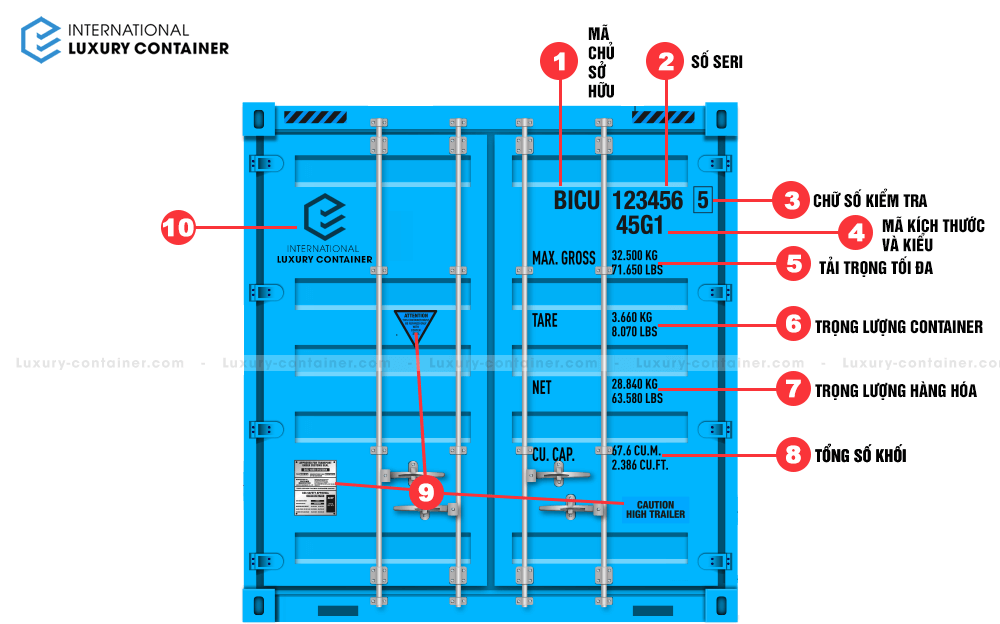
#> input picture ocr-tung/container1.png, 1000 x 624 px, found by its file name
$ jupyter execute --allow-errors pipeline.ipynb
#> lines starting #> are read from the running program, lines starting #| are printed output that depends on the picture
## KHỞI TẠO THƯ VIỆN

[cell 1]
import cv2
from google.colab.patches import cv2_imshow
import numpy as np
from keras.models import load_model
from tensorflow.keras.utils import img_to_array
from imutils import contours

##Load ảnh

[cell 2]
path = "drive/MyDrive/colab/"
img_path = path+ "image/container1.png"
img = cv2.imread(img_path)
#> img is the input picture: shape (624, 1000, 3); mean B, G, R 235.5, 211.3, 156.1
img = cv2.resize(img,(1000,500))
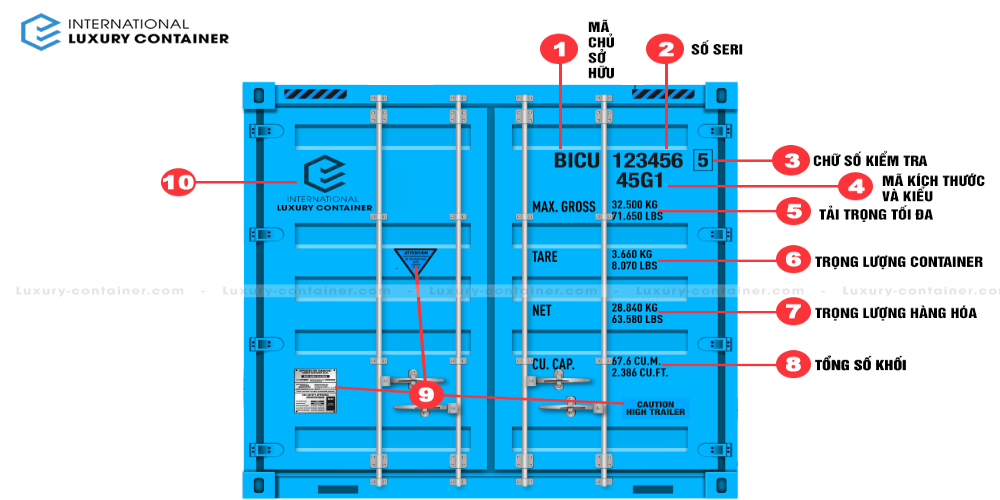
#> img: shape (500, 1000, 3); mean B, G, R 235.4, 211.3, 156.1
img = cv2.cvtColor(img, cv2.COLOR_BGR2RGB)
cv2_imshow(img)

##read pretrained yolo model

[cell 3]
classes_path = path + "yolo/yolov4.txt"
weights_path = path+ "yolo/yolov4.weights"
config_path = path + "yolo/yolov4.cfg"

def build_model(classes_path=classes_path, weights_path=weights_path, config_path=config_path):
    # read class names from text file
#> called with classes_path = 'drive/MyDrive/colab/yolo/yolov4.txt', weights_path = 'drive/MyDrive/colab/yolo/yolov4.weights', config_path = 'drive/MyDrive/colab/yolo/yolov4.cfg'
    with open(classes_path, 'r') as f:
#> (reads ocr-tung/yolo/yolov4.txt from the repository)
